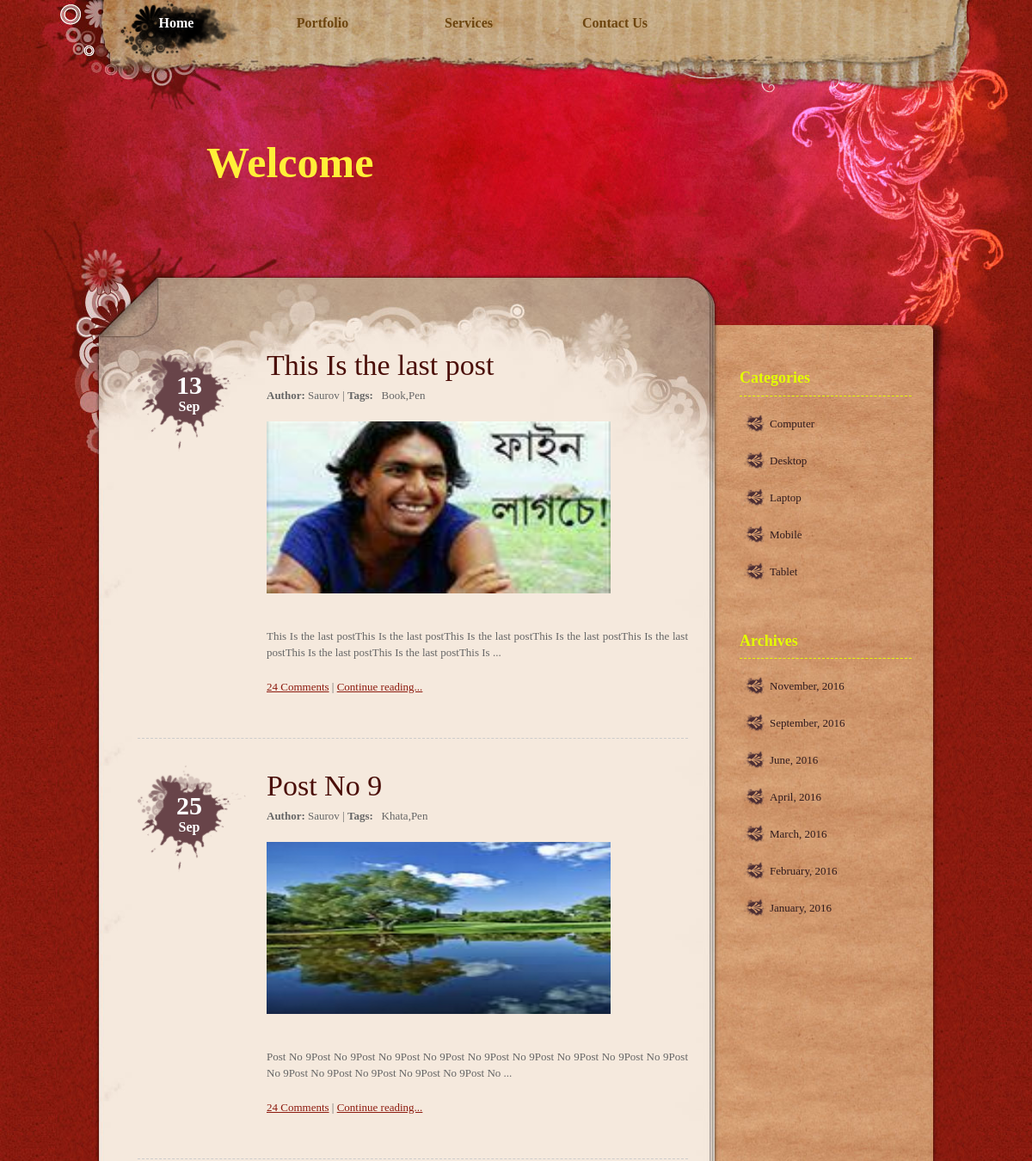
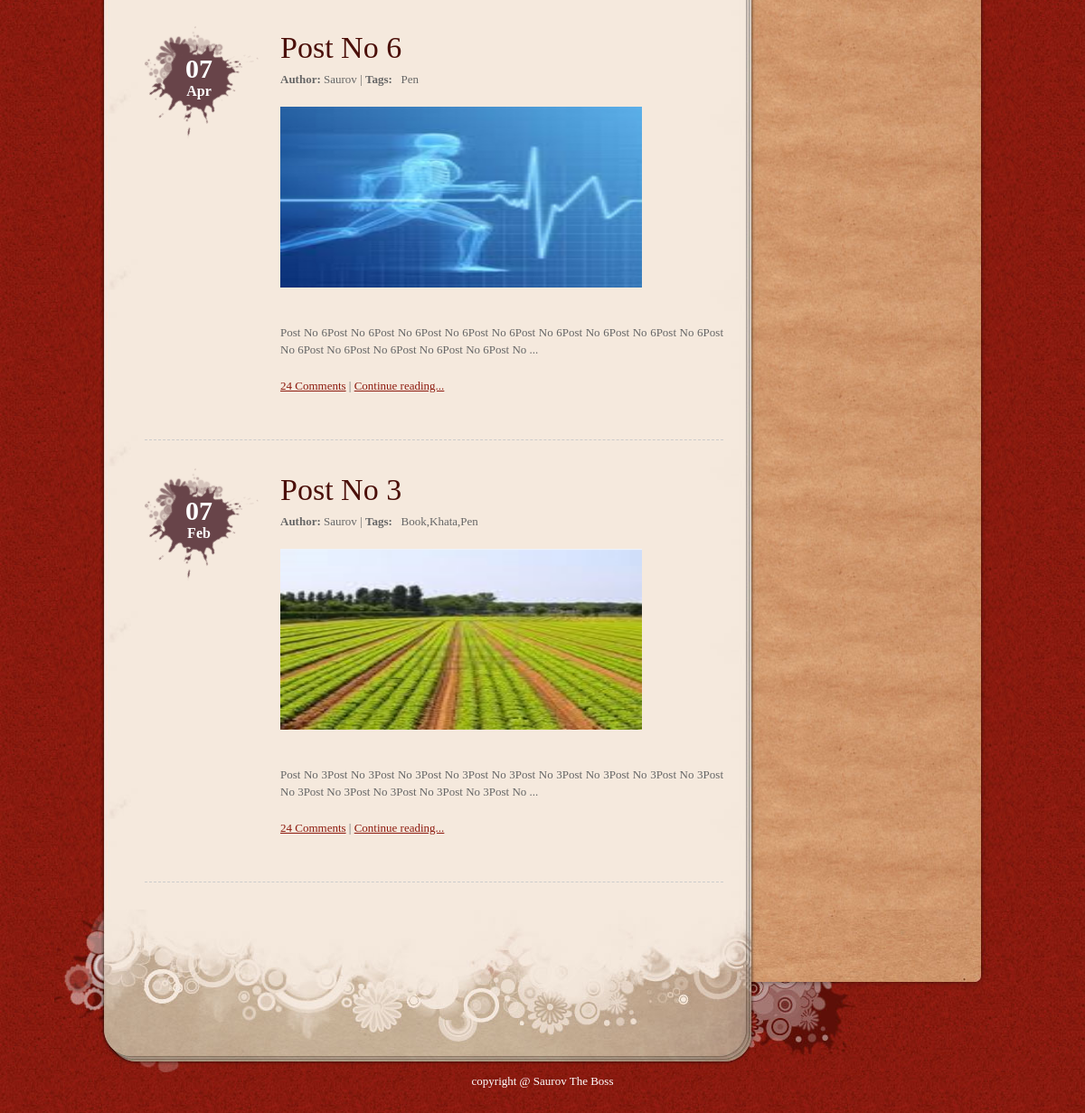
/category.php?id=2, run on the app's committed database (2 pictures, top to bottom).
### tables this page shows
CREATE TABLE IF NOT EXISTS `tbl_post` (
  `post_id` int(11) NOT NULL,
  `post_title` varchar(255) NOT NULL,
  `post_description` text NOT NULL,
  `post_image` varchar(255) NOT NULL,
  `cat_id` int(11) NOT NULL,
  `tag_id` varchar(255) NOT NULL,
  `post_date` varchar(255) NOT NULL,
  `year` varchar(4) NOT NULL,
  `month` varchar(2) NOT NULL,
  `post_timestamp` varchar(255) NOT NULL
);

CREATE TABLE IF NOT EXISTS `tbl_tag` (
  `tag_id` int(11) NOT NULL,
  `tag_name` varchar(255) NOT NULL
);

CREATE TABLE IF NOT EXISTS `tbl_category` (
  `cat_id` int(11) NOT NULL,
  `cat_name` varchar(255) NOT NULL
);

CREATE TABLE IF NOT EXISTS `tbl_footer` (
  `id` int(11) NOT NULL,
  `description` varchar(255) NOT NULL
);

### category.php (the view, shortened to what this page needs)
<?php
if(!isset($_REQUEST['id']))
{
	header("location: index.php");
}
else
{
	$id=$_REQUEST['id'];
}
?>
<?php
include('header.php');
include('config.php');
?>
<div id="templatemo_main_wrapper">
	<div id="templatemo_main">
		<div id="templatemo_main_top">
        	<div id="templatemo_content">
			<?php
			$limit = 5;
			$page = @$_GET['page'];
			if($page)
				$start = ($page - 1) * $limit;
			else
				$start = 0;
			$statement = $db->prepare("SELECT * FROM tbl_post where cat_id=? ORDER BY post_id DESC LIMIT $start, $limit");
			$statement->execute(array($id));
			$result = $statement->fetchAll(PDO::FETCH_ASSOC);
			?>
	<?php
	foreach($result as $row)
	{?>
    		<div class="post_section">
            	<div class="post_date">
				<?php
				$post_date=$row["post_date"];
				$month=substr($post_date,5,2);
				$date=substr($post_date,8,2);
					if($month=='02') {$month="Feb";}
					if($month=='04') {$month="Apr";}
					if($month=='09') {$month="Sep";}
				?>
                	<?php echo $date ?><span><?php echo $month ?></span>
            	</div>
		<div class="post_content">
                    <h2><?php echo $row['post_title']?></h2>
                    <strong>Author:</strong> Saurov | <strong>Tags:</strong> &nbsp;
					<?php
					$arr = explode(",",$row['tag_id']);
					$count_arr = count(explode(",",$row['tag_id']));
					$k=0;
					for($j=0;$j<$count_arr;$j++)
					{
						$statement1 = $db->prepare("SELECT * FROM tbl_tag WHERE tag_id=?");
						$statement1->execute(array($arr[$j]));
						$result1 = $statement1->fetchAll(PDO::FETCH_ASSOC);
						foreach($result1 as $row1)
						{
							$k++;
							if($k>1){echo ",".$row1['tag_name'];}
							else echo $row1['tag_name'];
						}
					}
				?>
                    <img src="upload/<?php echo $row['post_image'] ?>" alt="image" width="400px" height="200px" ">
                    <?php
					$pieces = explode(" ", $row['post_description']);
					$final_words = implode(" ", array_splice($pieces, 0, 30));
					$final_words = $final_words.' ...';
					?>
                    <p><?php echo $final_words ?></p>
					<p><a href="blog_post.html">24 Comments</a> | <a href="index2.php?id=<?php echo $row['post_id']  ?>">Continue reading...</a>                </p>
</div>
            </div>
<?php
	}
?>
</div>
<?php
include('footer.php');
?>

### footer.php (shortened to what this page needs)
<div id="templatemo_sidebar">
                <h4>Categories</h4>
                <?php
					$statement=$db->prepare("select * from tbl_category order by cat_name asc");
					$statement->execute();
					$result=$statement->fetchAll(PDO::FETCH_ASSOC);
					foreach($result as $row)
					{
				?>
						 <ul class="templatemo_list">
						<li><a href="category.php?id=<?php echo $row['cat_id']; ?>"><?php echo $row['cat_name'] ?></a></li>
						</ul>
				<?php
					}
				?>
                <div class="cleaner_h40"></div>
				<h4>Archives</h4>
                <?php
					$j=0;
					$statement=$db->prepare("select distinct(post_date) from tbl_post order by post_date desc");
					$statement->execute();
					$result=$statement->fetchAll(PDO::FETCH_ASSOC);
					foreach($result as $row)
					{
						$ym=substr($row['post_date'],0,7);
						$ary[$j++]=$ym;
					}
					$result=array_unique($ary);
					$final_val=implode(",",$result);
					$final_arr_date=explode(",",$final_val);
					$final_arr_date_count=count(explode(",",$final_val));
					for($i=0;$i<$final_arr_date_count;$i++)
					{
						$year=substr($final_arr_date[$i],0,4);
						$month=substr($final_arr_date[$i],5,2);
						if($month=='01') {$month_full="January";}
						if($month=='02') {$month_full="February";}
						if($month=='03') {$month_full="March";}
						if($month=='04') {$month_full="April";}
						if($month=='06') {$month_full="June";}
						if($month=='09') {$month_full="September";}
						if($month=='11') {$month_full="November";}
				?>
					<ul class="templatemo_list">
						 <ul class="templatemo_list">
						<li><a href="archive.php?date=<?php echo $final_arr_date[$i]; ?>"><?php echo $month_full.", ".$year."<br>"; ?></a></li>
						</ul>
                </ul>
				<?php
					}
				?>
            </div>
        </div>
    </div>
    <div id="templatemo_main_bottom"></div>
</div>
<div id="templatemo_footer">
<?php
	$statement=$db->prepare("select * from tbl_footer where id=1");
	$statement->execute();
	$result=$statement->fetchAll(PDO::FETCH_ASSOC);
	foreach($result as $row)
	{
		echo $row['description'];
	}
	?>
</div>
</body>
</html>

### templatemo_style.css (style rules this page uses)
body { margin: 0px; padding: 0px; color: #666; font-family: Georgia, "Times New Roman", Times, serif; font-size: 13px; line-height:1.5em; background-color: #821764; background-image: url(images/templatemo_body.jpg); background-repeat: repeat; }
a, a:link, a:visited { color: #8d1b0f; }
p { margin: 0px; padding: 0 0 10px 0; }
img { border: none; }
h2 { font-size: 34px; font-weight: normal; line-height: 28px; margin: 0 0 30px 0; padding: 0; color: #4b0f09; }
h4 { font-size: 18px; margin: 0 0 20px 0; padding: 0 0 10px 0; color: #e4ff00; border-bottom: 1px dashed #e4ff00; }
.cleaner_h40 { clear: both; width:100%; height: 40px; }
.templatemo_list { margin: 20px 0; padding: 0; list-style: none; }
.templatemo_list li { background: transparent url(images/templatemo_list.png) no-repeat scroll 0 0px; margin:0 0 20px; padding: 5px 0 5px 35px; line-height: 1em; }
.templatemo_list li a { color: #2f1a1d; text-decoration: none; }
#templatemo_main_wrapper { width: 100%; background: url(images/templatemo_main.jpg) no-repeat top center; }
#templatemo_main { width: 1080px; margin: 0 auto; background:url(images/templatemo_content.jpg) center repeat-y; }
#templatemo_main_top { width: 1080px; background: url(images/templatemo_main.jpg) no-repeat center top; }
#templatemo_main_bottom { width: 1080px; height: 180px; margin: 0 auto; background: url(images/templatemo_main_bottom.jpg) no-repeat center top; }
#templatemo_content { float: left; width: 640px; margin: 0 0 0 100px; }
.post_section { clear: both; padding-bottom: 30px; border-bottom: 1px dashed #CCC; margin-bottom: 30px; }
.post_section .post_date { float: left; width: 120px; height: 90px; padding: 38px 15px 0 0; text-align: center; font-size: 30px; color: #FFFFFF; font-weight: bold; background: url(images/templatemo_date.png) no-repeat top left; }
.post_section .post_date span { display: block; color: #FFFFFF; font-size: 16px; margin-top: 5px; }
.post_section .post_content { float: right; width: 490px; }
.post_section h2 { margin: 0; padding: 10px 0 10px 0; line-height: 30px; }
.post_section p { text-align: justify; margin-bottom: 10px; }
.post_section img { clear: both; display: block; margin: 20px 0; }
#templatemo_sidebar { float: right; color: #FFF; width: 200px; margin: 0 80px 0 0; padding-top: 30px; }
#templatemo_footer { width: 980px; margin: 0 auto; padding: 0 10px 30px; text-align: center; color: #fff; }

### data on the page
tbl_post: post_date "13", post_date "Sep", post_title "This Is the last post", post_image (picture), final_words "This Is the last postThis Is the last postThis Is the last postThis Is the last postThis Is the last postThis Is the last postThis Is the last postThis Is ..."
tbl_tag: tag_name "Book"
tbl_tag: tag_name "Pen"
tbl_post: post_date "25", post_date "Sep", post_title "Post No 9", post_image (picture), final_words "Post No 9Post No 9Post No 9Post No 9Post No 9Post No 9Post No 9Post No 9Post No 9Post No 9Post No 9Post No 9Post No 9Post No 9Post No ..."
tbl_tag: tag_name "Khata"
tbl_post: post_date "07", post_date "Apr", post_title "Post No 6", post_image (picture), final_words "Post No 6Post No 6Post No 6Post No 6Post No 6Post No 6Post No 6Post No 6Post No 6Post No 6Post No 6Post No 6Post No 6Post No 6Post No ..."
tbl_post: post_date "07", post_date "Feb", post_title "Post No 3", post_image (picture), final_words "Post No 3Post No 3Post No 3Post No 3Post No 3Post No 3Post No 3Post No 3Post No 3Post No 3Post No 3Post No 3Post No 3Post No 3Post No ..."
tbl_category: cat_name "Computer"
tbl_category: cat_name "Desktop"
tbl_category: cat_name "Laptop"
tbl_category: cat_name "Mobile"
tbl_category: cat_name "Tablet"
tbl_footer: description "copyright @ Saurov The Boss"

### other printed values
$month_full "November"
$year "2016"
$month_full "September"
$month_full "June"
$month_full "April"
$month_full "March"
$month_full "February"
$month_full "January"
